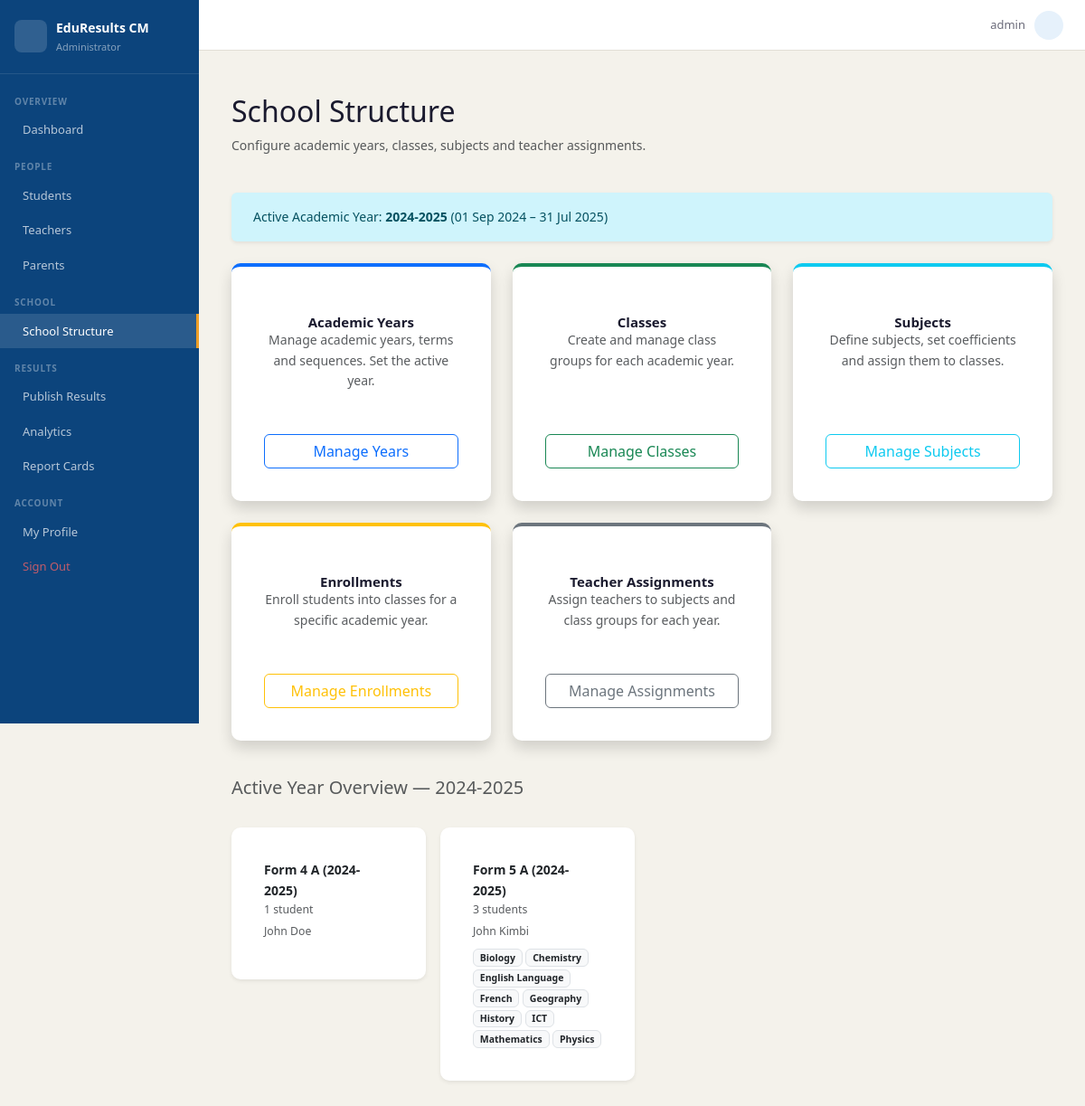
/school/structure/ (signed in), run on the app's committed database.
### accounts/models.py (models this page shows, shortened)
class User(AbstractUser):
    ROLE_CHOICES = [
        ('admin',   'Administrator'),
        ('teacher', 'Teacher'),
        ('student', 'Student'),
        ('parent',  'Parent'),
    ]
    role = models.CharField(max_length=10, choices=ROLE_CHOICES, default='student')
    def is_admin(self):   return self.role == 'admin'

class Teacher(models.Model):
    user           = models.OneToOneField(User, on_delete=models.CASCADE,
                                          related_name='teacher_profile')
    staff_id       = models.CharField(max_length=20, unique=True)
    specialisation = models.CharField(max_length=100, blank=True)

### school/models.py (models this page shows, shortened)
class AcademicYear(models.Model):
    label      = models.CharField(max_length=20)        # e.g. "2024-2025"
    start_date = models.DateField()
    end_date   = models.DateField()
    is_active  = models.BooleanField(default=False)
    def __str__(self):
        return self.label
    class Meta:
        ordering = ['-start_date']

class Class(models.Model):
    academic_year = models.ForeignKey(AcademicYear, on_delete=models.CASCADE,
                                      related_name='classes')
    level         = models.CharField(max_length=20, choices=CLASS_LEVELS)
    suffix        = models.CharField(max_length=3, blank=True)   # e.g. "A", "B"
    class_teacher = models.ForeignKey(Teacher, null=True, blank=True,
                                      on_delete=models.SET_NULL,
                                      related_name='class_teacher_of')
    def __str__(self):
        return f"{self.level}{' ' + self.suffix if self.suffix else ''} ({self.academic_year})"
    class Meta:
        ordering = ['academic_year', 'level', 'suffix']
        verbose_name_plural = 'Classes'

class Subject(models.Model):
    LANGUAGE_CHOICES = [
        ('english',   'English'),
        ('french',    'French'),
        ('bilingual', 'Bilingual'),
    ]
    name        = models.CharField(max_length=100)
    coefficient = models.PositiveIntegerField(default=1)
    language    = models.CharField(max_length=10, choices=LANGUAGE_CHOICES,
                                   default='english')
    classes     = models.ManyToManyField(Class, related_name='subjects', blank=True)
    class Meta:
        ordering = ['name']

### school/views.py (the view)
# urls.py: path('structure/', views.school_structure, name='structure'),
@login_required
@role_required('admin')
def school_structure(request):
    active_year = AcademicYear.objects.filter(is_active=True).first()
    classes = []
    if active_year:
        classes = Class.objects.filter(academic_year=active_year).prefetch_related('subjects', 'enrollments')
    return render(request, 'school/structure.html', {
        'active_year': active_year,
        'classes': classes,
    })

### templates/school/structure.html (shortened to what this page needs)
{% extends 'base.html' %}
{% block nav_structure %}active{% endblock %}
{% block content %}
<div class="container mt-4">
    <div class="row mb-4 align-items-center">
        <div class="col">
            <h2>School Structure</h2>
            <p class="text-muted">Configure academic years, classes, subjects and teacher assignments.</p>
        </div>
    </div>
    {% if active_year %}
    <div class="alert alert-info border-0 shadow-sm mb-4">
        Active Academic Year: <strong>{{ active_year.label }}</strong>
        ({{ active_year.start_date|date:"d M Y" }} – {{ active_year.end_date|date:"d M Y" }})
    </div>
    {% endif %}
    <div class="row g-4">
        <div class="col-md-4">
            <div class="card shadow h-100 border-0 border-top border-primary border-4">
                <div class="card-body text-center d-flex flex-column">
                    <h5 class="card-title">Academic Years</h5>
                    <p class="card-text text-muted flex-grow-1">Manage academic years, terms and sequences. Set the active year.</p>
                    <a href="{% url 'school:academic_years' %}" class="btn btn-outline-primary mt-3">Manage Years</a>
                </div>
            </div>
        </div>
        <div class="col-md-4">
            <div class="card shadow h-100 border-0 border-top border-success border-4">
                <div class="card-body text-center d-flex flex-column">
                    <h5 class="card-title">Classes</h5>
                    <p class="card-text text-muted flex-grow-1">Create and manage class groups for each academic year.</p>
                    <a href="{% url 'school:classes' %}" class="btn btn-outline-success mt-3">Manage Classes</a>
                </div>
            </div>
        </div>
        <div class="col-md-4">
            <div class="card shadow h-100 border-0 border-top border-info border-4">
                <div class="card-body text-center d-flex flex-column">
                    <h5 class="card-title">Subjects</h5>
                    <p class="card-text text-muted flex-grow-1">Define subjects, set coefficients and assign them to classes.</p>
                    <a href="{% url 'school:subjects' %}" class="btn btn-outline-info mt-3">Manage Subjects</a>
                </div>
            </div>
        </div>
        <div class="col-md-4">
            <div class="card shadow h-100 border-0 border-top border-warning border-4">
                <div class="card-body text-center d-flex flex-column">
                    <h5 class="card-title">Enrollments</h5>
                    <p class="card-text text-muted flex-grow-1">Enroll students into classes for a specific academic year.</p>
                    <a href="{% url 'school:enrollments' %}" class="btn btn-outline-warning mt-3">Manage Enrollments</a>
                </div>
            </div>
        </div>
        <div class="col-md-4">
            <div class="card shadow h-100 border-0 border-top border-secondary border-4">
                <div class="card-body text-center d-flex flex-column">
                    <h5 class="card-title">Teacher Assignments</h5>
                    <p class="card-text text-muted flex-grow-1">Assign teachers to subjects and class groups for each year.</p>
                    <a href="{% url 'school:assignments' %}" class="btn btn-outline-secondary mt-3">Manage Assignments</a>
                </div>
            </div>
        </div>
    </div>
    {% if active_year %}
    <div class="row g-3 mt-4">
        <div class="col-12">
            <h5 class="text-muted mb-3">Active Year Overview — {{ active_year.label }}</h5>
        </div>
        {% for cls in classes %}
        <div class="col-md-3">
            <div class="card border-0 shadow-sm">
                <div class="card-body">
                    <div class="fw-bold">{{ cls }}</div>
                    <div class="text-muted small">
                        {{ cls.enrollments.count }} student{{ cls.enrollments.count|pluralize }}
                    </div>
                    {% if cls.class_teacher %}
                    <div class="text-muted small mt-1">
                         {{ cls.class_teacher.user.get_full_name }}
                    </div>
                    {% endif %}
                    <div class="mt-2">
                        {% for subj in cls.subjects.all %}
                        <span class="badge bg-light text-dark border">{{ subj.name }}</span>
                        {% endfor %}
                    </div>
                </div>
            </div>
        </div>
        {% endfor %}
    </div>
    {% endif %}
</div>
{% endblock %}

### templates/base.html (shortened to what this page needs)
{% load static %}
<!DOCTYPE html>
<html lang="en">
<head>
  <link href="https://cdn.jsdelivr.net/npm/bootstrap@5.3.3/dist/css/bootstrap.min.css" rel="stylesheet">
  <link href="https://cdn.jsdelivr.net/npm/@tabler/icons-webfont@3.19.0/tabler-icons.min.css" rel="stylesheet">
  <link href="{% static 'css/main.css' %}" rel="stylesheet">
</head>
<body>
{% if user.is_authenticated %}
<div class="app-layout">
  <aside class="sidebar" id="sidebar">
    <div class="sidebar-logo">
      <div class="sidebar-logo-icon"></div>
      <div>
        <div class="sidebar-app-name">EduResults CM</div>
        <div class="sidebar-role">
          {% if user.is_admin %}Administrator
          {% elif user.is_teacher %}Teacher Portal
          {% elif user.is_student %}Student Portal
          {% elif user.is_parent %}Parent Portal
          {% endif %}
        </div>
      </div>
    </div>
    <nav class="sidebar-nav">
      {% if user.is_admin %}
      <div class="nav-section">Overview</div>
      <a href="{% url 'accounts:dashboard' %}" class="nav-item {% block nav_dashboard %}{% endblock %}">
         Dashboard
      </a>
      <div class="nav-section">People</div>
      <a href="{% url 'accounts:manage_students' %}" class="nav-item {% block nav_students %}{% endblock %}">
         Students
      </a>
      <a href="{% url 'accounts:manage_teachers' %}" class="nav-item {% block nav_teachers %}{% endblock %}">
         Teachers
      </a>
      <a href="{% url 'accounts:manage_parents' %}" class="nav-item {% block nav_parents %}{% endblock %}">
         Parents
      </a>
      <div class="nav-section">School</div>
      <a href="{% url 'school:structure' %}" class="nav-item {% block nav_structure %}{% endblock %}">
         School Structure
      </a>
      <div class="nav-section">Results</div>
      <a href="{% url 'school:publish_sequence' %}" class="nav-item {% block nav_marks %}{% endblock %}">
         Publish Results
      </a>
      <a href="{% url 'reports:analytics' %}" class="nav-item {% block nav_analytics %}{% endblock %}">
         Analytics
      </a>
      <a href="{% url 'reports:admin_hub' %}" class="nav-item {% block nav_reports %}{% endblock %}">
         Report Cards
      </a>
      {% endif %}
      <div class="nav-section">Account</div>
      <a href="{% url 'accounts:password_change' %}" class="nav-item {% block nav_profile %}{% endblock %}">
         My Profile
      </a>
      <a href="{% url 'accounts:logout' %}" class="nav-item nav-item-danger">
         Sign Out
      </a>
    </nav>
  </aside>
  <div class="main-wrapper">
    <header class="topbar">
      <div class="topbar-user">
        <span class="topbar-name">{{ user.get_full_name|default:user.username }}</span>
        <div class="topbar-avatar">{{ user.first_name|first|upper }}{{ user.last_name|first|upper }}</div>
      </div>
    </header>
    <main class="main-content">
      {% block content %}{% endblock %}
    </main>
  </div>
</div>
{% else %}
  {% block auth_content %}{% endblock %}
{% endif %}
</body>
</html>

### static/css/main.css (style rules this page uses)
:root { --navy: #0C447C; --navy-mid: #378ADD; --navy-light: #E6F1FB; --amber: #BA7517; --amber-mid: #EF9F27; --amber-light:#FAEEDA; --teal: #0F6E56; --teal-light: #E1F5EE; --red: #A32D2D; --red-light: #FCEBEB; --surface: #F4F2EB; --border: #E2DFD6; --text: #1A1A2E; --text-muted: #6B6B7A; --white: #FFFFFF; --sidebar-w: 220px; }
*, *::before, *::after { box-sizing: border-box; margin: 0; padding: 0; }
body { font-family: 'Segoe UI', Arial, sans-serif; background: var(--surface); color: var(--text); font-size: 14px; line-height: 1.6; }
a { color: var(--navy-mid); text-decoration: none; }
.app-layout { display: flex; min-height: 100vh; }
.sidebar { width: var(--sidebar-w); background: var(--navy); display: flex; flex-direction: column; flex-shrink: 0; position: fixed; top: 0; left: 0; height: 100vh; overflow-y: auto; z-index: 100; transition: transform .25s ease; }
.sidebar-logo { display: flex; align-items: center; gap: 10px; padding: 1.25rem 1rem; border-bottom: 1px solid rgba(255,255,255,.1); }
.sidebar-logo-icon { width: 36px; height: 36px; background: rgba(255,255,255,.15); border-radius: 8px; display: flex; align-items: center; justify-content: center; font-size: 18px; color: #fff; flex-shrink: 0; }
.sidebar-app-name { font-size: 14px; font-weight: 600; color: #fff; }
.sidebar-role { font-size: 11px; color: rgba(255,255,255,.5); margin-top: 1px; }
.sidebar-nav { padding: .5rem 0 1rem; flex: 1; }
.nav-section { font-size: 10px; font-weight: 600; color: rgba(255,255,255,.35); text-transform: uppercase; letter-spacing: .08em; padding: .85rem 1rem .3rem; }
.nav-item { display: flex; align-items: center; gap: 9px; padding: .55rem 1rem; font-size: 13px; color: rgba(255,255,255,.7); transition: all .15s; border-right: 3px solid transparent; }
.nav-item.active { background: rgba(255,255,255,.12); color: #fff; border-right-color: var(--amber-mid); }
.nav-item-danger { color: rgba(255,100,100,.75) !important; }
.main-wrapper { margin-left: var(--sidebar-w); flex: 1; display: flex; flex-direction: column; min-height: 100vh; }
.topbar { height: 56px; background: var(--white); border-bottom: 1px solid var(--border); display: flex; align-items: center; padding: 0 1.5rem; gap: 1rem; position: sticky; top: 0; z-index: 50; }
.topbar-user { display: flex; align-items: center; gap: 10px; }
.topbar-name { font-size: 13px; color: var(--text-muted); }
.topbar-avatar { width: 32px; height: 32px; background: var(--navy-light); color: var(--navy); border-radius: 50%; display: flex; align-items: center; justify-content: center; font-size: 12px; font-weight: 700; }
.main-content { padding: 1.5rem; flex: 1; }
.card { background: var(--white); border: 1px solid var(--border); border-radius: 10px; padding: 1.25rem; margin-bottom: 1rem; }
.card-title { font-size: 15px; font-weight: 600; color: var(--text); margin: 0; }

### data on the page
User: get_full_name "admin"
AcademicYear: label "2024-2025", start_date "01 Sep 2024", end_date "31 Jul 2025"
Class: level+suffix+academic_year "Form 4 A (2024-2025)", enrollments.count "1", class_teacher.user.get_full_name "John Doe"
Class: level+suffix+academic_year "Form 5 A (2024-2025)", enrollments.count "3", class_teacher.user.get_full_name "John Kimbi"
Subject: name "Biology"
Subject: name "Chemistry"
Subject: name "English Language"
Subject: name "French"
Subject: name "Geography"
Subject: name "History"
Subject: name "ICT"
Subject: name "Mathematics"
Subject: name "Physics"
